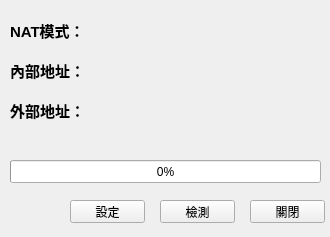
<?xml version="1.0" encoding="UTF-8"?>
<ui version="4.0">
 <class>PyNAT</class>
 <widget class="QWidget" name="PyNAT">
  <property name="geometry">
   <rect>
    <x>0</x>
    <y>0</y>
    <width>330</width>
    <height>237</height>
   </rect>
  </property>
  <property name="windowTitle">
   <string>PyNAT</string>
  </property>
  <property name="toolTip">
   <string/>
  </property>
  <widget class="QLabel" name="External_input">
   <property name="geometry">
    <rect>
     <x>90</x>
     <y>90</y>
     <width>231</width>
     <height>41</height>
    </rect>
   </property>
   <property name="font">
    <font>
     <pointsize>11</pointsize>
    </font>
   </property>
   <property name="text">
    <string/>
   </property>
  </widget>
  <widget class="QPushButton" name="CheckButton">
   <property name="geometry">
    <rect>
     <x>160</x>
     <y>200</y>
     <width>75</width>
     <height>23</height>
    </rect>
   </property>
   <property name="text">
    <string>檢測</string>
   </property>
   <property name="iconSize">
    <size>
     <width>18</width>
     <height>18</height>
    </size>
   </property>
   <property name="checkable">
    <bool>true</bool>
   </property>
   <property name="checked">
    <bool>false</bool>
   </property>
   <property name="autoRepeat">
    <bool>false</bool>
   </property>
   <property name="autoExclusive">
    <bool>false</bool>
   </property>
  </widget>
  <widget class="QLabel" name="Internal_input">
   <property name="geometry">
    <rect>
     <x>90</x>
     <y>50</y>
     <width>231</width>
     <height>41</height>
    </rect>
   </property>
   <property name="font">
    <font>
     <pointsize>11</pointsize>
    </font>
   </property>
   <property name="text">
    <string/>
   </property>
  </widget>
  <widget class="QLabel" name="NAT_input">
   <property name="geometry">
    <rect>
     <x>90</x>
     <y>10</y>
     <width>231</width>
     <height>41</height>
    </rect>
   </property>
   <property name="font">
    <font>
     <pointsize>11</pointsize>
    </font>
   </property>
   <property name="toolTip">
    <string>&lt;html&gt;&lt;head/&gt;&lt;body&gt;&lt;p&gt;&lt;span style=&quot; font-family:'Tahoma,Microsoft Yahei,Simsun'; font-size:14px; font-weight:696; color:#444444; background-color:#ffffff;&quot;&gt;NAT1 &lt;/span&gt;&lt;span style=&quot; font-family:'Tahoma,Microsoft Yahei,Simsun'; font-size:14px; color:#444444; background-color:#ffffff;&quot;&gt;→ &lt;/span&gt;&lt;span style=&quot; font-family:'Tahoma,Microsoft Yahei,Simsun'; font-size:14px; font-weight:696; color:#ff0000; background-color:#ffffff;&quot;&gt;Full Cone&lt;/span&gt;&lt;span style=&quot; font-family:'Tahoma,Microsoft Yahei,Simsun'; font-size:14px; color:#444444; background-color:#ffffff;&quot;&gt; NAT &lt;/span&gt;&lt;/p&gt;&lt;p&gt;&lt;span style=&quot; font-family:'Tahoma,Microsoft Yahei,Simsun'; font-size:14px; font-weight:696; color:#444444; background-color:#ffffff;&quot;&gt;NAT2 &lt;/span&gt;&lt;span style=&quot; font-family:'Tahoma,Microsoft Yahei,Simsun'; font-size:14px; color:#444444; background-color:#ffffff;&quot;&gt;→ &lt;/span&gt;&lt;span style=&quot; font-family:'Tahoma,Microsoft Yahei,Simsun'; font-size:14px; font-weight:696; color:#444444; background-color:#ffffff;&quot;&gt;Address-&lt;/span&gt;&lt;span style=&quot; font-family:'Tahoma,Microsoft Yahei,Simsun'; font-size:14px; font-weight:696; color:#ff0000; background-color:#ffffff;&quot;&gt;Restricted Cone&lt;/span&gt;&lt;span style=&quot; font-family:'Tahoma,Microsoft Yahei,Simsun'; font-size:14px; color:#444444; background-color:#ffffff;&quot;&gt; NAT&lt;/span&gt;&lt;/p&gt;&lt;p&gt;&lt;span style=&quot; font-family:'Tahoma,Microsoft Yahei,Simsun'; font-size:14px; font-weight:696; color:#444444; background-color:#ffffff;&quot;&gt;NAT3 &lt;/span&gt;&lt;span style=&quot; font-family:'Tahoma,Microsoft Yahei,Simsun'; font-size:14px; color:#444444; background-color:#ffffff;&quot;&gt;→ &lt;/span&gt;&lt;span style=&quot; font-family:'Tahoma,Microsoft Yahei,Simsun'; font-size:14px; font-weight:696; color:#ff0000; background-color:#ffffff;&quot;&gt;Port-Restricted Cone&lt;/span&gt;&lt;span style=&quot; font-family:'Tahoma,Microsoft Yahei,Simsun'; font-size:14px; color:#444444; background-color:#ffffff;&quot;&gt; NAT &lt;/span&gt;&lt;/p&gt;&lt;p&gt;&lt;span style=&quot; font-family:'Tahoma,Microsoft Yahei,Simsun'; font-size:14px; font-weight:696; color:#444444; background-color:#ffffff;&quot;&gt;NAT4 &lt;/span&gt;&lt;span style=&quot; font-family:'Tahoma,Microsoft Yahei,Simsun'; font-size:14px; color:#444444; background-color:#ffffff;&quot;&gt;→ &lt;/span&gt;&lt;span style=&quot; font-family:'Tahoma,Microsoft Yahei,Simsun'; font-size:14px; font-weight:696; color:#ff0000; background-color:#ffffff;&quot;&gt;Symmetric&lt;/span&gt;&lt;span style=&quot; font-family:'Tahoma,Microsoft Yahei,Simsun'; font-size:14px; color:#444444; background-color:#ffffff;&quot;&gt; NAT&lt;/span&gt;&lt;/p&gt;&lt;/body&gt;&lt;/html&gt;</string>
   </property>
   <property name="text">
    <string/>
   </property>
  </widget>
  <widget class="QLabel" name="Internal_text">
   <property name="geometry">
    <rect>
     <x>10</x>
     <y>50</y>
     <width>81</width>
     <height>41</height>
    </rect>
   </property>
   <property name="font">
    <font>
     <pointsize>11</pointsize>
     <weight>75</weight>
     <bold>true</bold>
    </font>
   </property>
   <property name="text">
    <string>內部地址：</string>
   </property>
  </widget>
  <widget class="QLabel" name="External_text">
   <property name="geometry">
    <rect>
     <x>10</x>
     <y>90</y>
     <width>81</width>
     <height>41</height>
    </rect>
   </property>
   <property name="font">
    <font>
     <pointsize>11</pointsize>
     <weight>75</weight>
     <bold>true</bold>
    </font>
   </property>
   <property name="text">
    <string>外部地址：</string>
   </property>
  </widget>
  <widget class="QPushButton" name="ShutdownButton">
   <property name="geometry">
    <rect>
     <x>250</x>
     <y>200</y>
     <width>75</width>
     <height>23</height>
    </rect>
   </property>
   <property name="text">
    <string>關閉</string>
   </property>
  </widget>
  <widget class="QLabel" name="NAT_text">
   <property name="geometry">
    <rect>
     <x>10</x>
     <y>10</y>
     <width>81</width>
     <height>41</height>
    </rect>
   </property>
   <property name="font">
    <font>
     <pointsize>11</pointsize>
     <weight>75</weight>
     <bold>true</bold>
    </font>
   </property>
   <property name="text">
    <string>NAT模式：</string>
   </property>
  </widget>
  <widget class="QProgressBar" name="progressBar">
   <property name="geometry">
    <rect>
     <x>10</x>
     <y>160</y>
     <width>311</width>
     <height>23</height>
    </rect>
   </property>
   <property name="value">
    <number>0</number>
   </property>
  </widget>
  <widget class="QPushButton" name="SettingButton">
   <property name="geometry">
    <rect>
     <x>70</x>
     <y>200</y>
     <width>75</width>
     <height>23</height>
    </rect>
   </property>
   <property name="text">
    <string>設定</string>
   </property>
   <property name="iconSize">
    <size>
     <width>18</width>
     <height>18</height>
    </size>
   </property>
   <property name="checkable">
    <bool>true</bool>
   </property>
   <property name="checked">
    <bool>false</bool>
   </property>
   <property name="autoRepeat">
    <bool>false</bool>
   </property>
   <property name="autoExclusive">
    <bool>false</bool>
   </property>
  </widget>
 </widget>
 <resources/>
 <connections/>
</ui>
